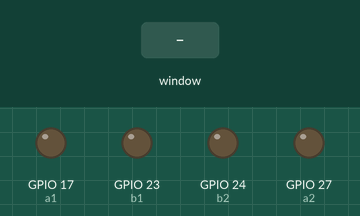
Bench run of a program on a simulated Raspberry Pi (BCM pin numbers). Parts: output pins drawn as LEDs (lit = HIGH). The inputs (shaded band) are chosen by the test bench. The desktop window is not drawn, its controls go by their first labels and the mouse button is held 0.15 s.

Above: at 1.2 s.
1.3 s: control labelled "Up" in the window clicked
At 1.42 s:
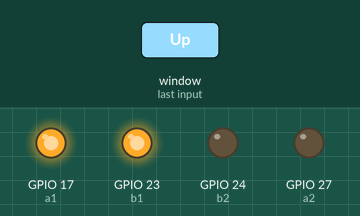
3.0 s: control labelled "Right" in the window clicked
At 3.12 s:
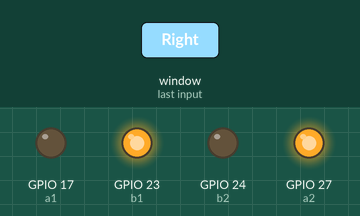
4.7 s: control labelled "Left" in the window clicked
At 4.82 s:
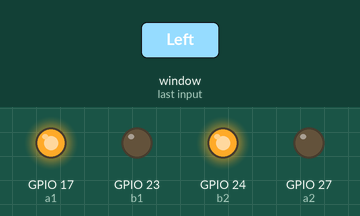
6.4 s: control labelled "Down" in the window clicked
At 6.52 s:
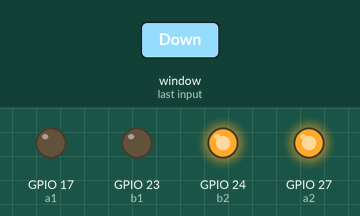
Timing chart, 0 to 9.1 s (numbered marks = the images above; inputs shaded):
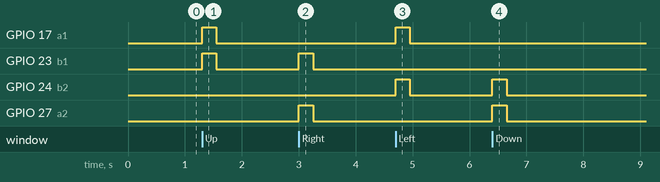

The program:

raspberryPi_wifi_car.py
```python
from tkinter import *

import RPi.GPIO as GPIO
import time

GPIO.setmode(GPIO.BCM)

l = ""

a1 = 17
a2 = 27
b1 = 23
b2 = 24

GPIO.setup(a1, GPIO.OUT)
GPIO.setup(a2, GPIO.OUT)
GPIO.setup(b1, GPIO.OUT)
GPIO.setup(b2, GPIO.OUT)


def new():
    GPIO.output(a1, GPIO.LOW)
    GPIO.output(a2, GPIO.LOW)
    GPIO.output(b1, GPIO.LOW)
    GPIO.output(b2, GPIO.LOW)


root = Tk()
root.title("Remote Controle")
root.configure(bg='red')

def forward():
    global l
    GPIO.output(a1, GPIO.HIGH)
    GPIO.output(b1, GPIO.HIGH)
    time.sleep(0.25)
    l = l+"f"
    new()

def reverse():
    global l
    GPIO.output(a2, GPIO.HIGH)
    GPIO.output(b2, GPIO.HIGH)
    time.sleep(0.25)
    l = l+"b"
    new()

def left():
    global l
    GPIO.output(a1, GPIO.HIGH)
    GPIO.output(b2, GPIO.HIGH)
    time.sleep(0.25)
    l = l+"l"
    new()

def right():
    global l
    GPIO.output(a2, GPIO.HIGH)
    GPIO.output(b1, GPIO.HIGH)
    time.sleep(0.25)
    l = l+"r"
    new()

def record():
    global l
    for i in l:
        if i=="l":
            left()
        elif i=="r":
            right()
        elif i=="f":
            forward()
        elif i=="b":
            reverse()
    l = ""

a = 15
b = 30

Button(root, text="Up", command=forward,height=a,width=b).grid(row=0, column=3)
Button(root, text="Right", command=right,height=a,width=b).grid(row=1, column=6)
Button(root, text="Left", command=left,height=a,width=b).grid(row=1, column=2)
Button(root, text="Down", command=reverse,height=a,width=b).grid(row=3, column=3)
Button(root, text="Repeat", command=record,height=5,width=30).grid(row=4, column=3)

mainloop()
GPIO.cleanup()
```

Measured:
- after the input at 1.3 s, GPIO 17 (a1), GPIO 23 (b1): LOW → HIGH at once, → LOW 0.25 s later
- after the input at 3.0 s, GPIO 23 (b1), GPIO 27 (a2): LOW → HIGH at once, → LOW 0.25 s later
- after the input at 4.7 s, GPIO 17 (a1), GPIO 24 (b2): LOW → HIGH at once, → LOW 0.25 s later
- after the input at 6.4 s, GPIO 24 (b2), GPIO 27 (a2): LOW → HIGH at once, → LOW 0.25 s later
